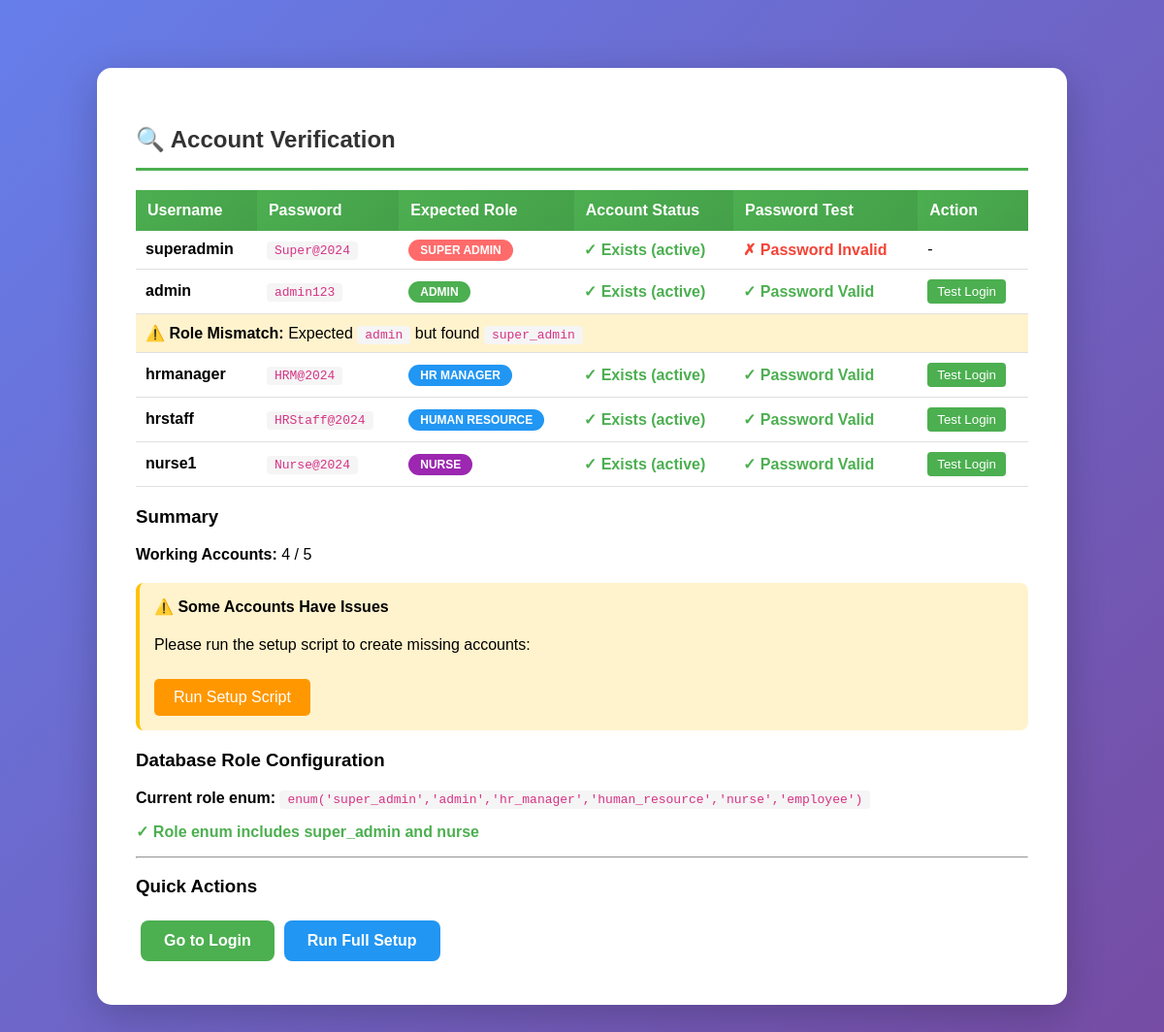
/verify-accounts.php, run on the app's committed database.
### tables this page shows
CREATE TABLE IF NOT EXISTS `users` (
  `id` int(11) NOT NULL AUTO_INCREMENT,
  `username` varchar(50) NOT NULL,
  `password` varchar(255) NOT NULL,
  `first_name` varchar(100) NOT NULL,
  `last_name` varchar(100) NOT NULL,
  `email` varchar(100) NOT NULL,
  `profile_photo` varchar(255) DEFAULT NULL,
  `role` enum('super_admin','admin','hr_manager','human_resource','nurse','employee') NOT NULL DEFAULT 'human_resource',
  `status` enum('active','inactive') NOT NULL DEFAULT 'active',
  `created_at` timestamp NOT NULL DEFAULT current_timestamp(),
  `updated_at` timestamp NOT NULL DEFAULT current_timestamp() ON UPDATE current_timestamp(),
  PRIMARY KEY (`id`),
  UNIQUE KEY `username` (`username`)
);

### verify-accounts.php (the view, shortened to what this page needs)
<?php
require_once 'config/database.php';
echo "<!DOCTYPE html><html><head><title>Verify Accounts</title>";
echo "<style>
    body { font-family: Arial, sans-serif; max-width: 1000px; margin: 50px auto; padding: 20px; background: linear-gradient(135deg, #667eea 0%, #764ba2 100%); }
    .container { background: white; padding: 40px; border-radius: 15px; box-shadow: 0 10px 40px rgba(0,0,0,0.2); }
    h2 { color: #333; border-bottom: 3px solid #4CAF50; padding-bottom: 15px; }
    table { width: 100%; border-collapse: collapse; margin: 20px 0; }
    th { background: linear-gradient(135deg, #4CAF50, #45a049); color: white; padding: 12px; text-align: left; }
    td { padding: 10px; border-bottom: 1px solid #e0e0e0; }
    tr:hover { background: #f5f9ff; }
    .success { color: #4CAF50; font-weight: bold; }
    .error { color: #f44336; font-weight: bold; }
    .badge { padding: 4px 12px; border-radius: 12px; font-size: 12px; font-weight: 600; color: white; }
    .badge-super { background: #ff6b6b; }
    .badge-admin { background: #4CAF50; }
    .badge-hr { background: #2196F3; }
    .badge-nurse { background: #9c27b0; }
    code { background: #f5f5f5; padding: 2px 8px; border-radius: 4px; font-family: monospace; color: #d63384; }
    .info { background: #e3f2fd; padding: 15px; border-radius: 8px; margin: 20px 0; border-left: 4px solid #2196F3; }
    .warning { background: #fff3cd; padding: 15px; border-radius: 8px; margin: 20px 0; border-left: 4px solid #ffc107; }
</style></head><body><div class='container'>";
echo "<h2>🔍 Account Verification</h2>";
$test_accounts = [
    ['username' => 'superadmin', 'password' => 'Super@2024', 'role' => 'super_admin', 'badge' => 'badge-super'],
    ['username' => 'admin', 'password' => 'admin123', 'role' => 'admin', 'badge' => 'badge-admin'],
    ['username' => 'hrmanager', 'password' => 'HRM@2024', 'role' => 'hr_manager', 'badge' => 'badge-hr'],
    ['username' => 'hrstaff', 'password' => 'HRStaff@2024', 'role' => 'human_resource', 'badge' => 'badge-hr'],
    ['username' => 'nurse1', 'password' => 'Nurse@2024', 'role' => 'nurse', 'badge' => 'badge-nurse']
];
echo "<table>";
echo "<tr>
        <th>Username</th>
        <th>Password</th>
        <th>Expected Role</th>
        <th>Account Status</th>
        <th>Password Test</th>
        <th>Action</th>
      </tr>";
$working_accounts = 0;
$total_accounts = count($test_accounts);
foreach ($test_accounts as $account) {
    echo "<tr>";
    echo "<td><strong>{$account['username']}</strong></td>";
    echo "<td><code>{$account['password']}</code></td>";
    echo "<td><span class='badge {$account['badge']}'>" . strtoupper(str_replace('_', ' ', $account['role'])) . "</span></td>";
    $query = "SELECT id, username, password, role, status FROM users WHERE username = ?";
    $stmt = mysqli_prepare($conn, $query);
    mysqli_stmt_bind_param($stmt, "s", $account['username']);
    mysqli_stmt_execute($stmt);
    $result = mysqli_stmt_get_result($stmt);
    if ($user = mysqli_fetch_assoc($result)) {
        $status_color = ($user['status'] === 'active') ? 'success' : 'error';
        echo "<td><span class='{$status_color}'>✓ Exists ({$user['status']})</span></td>";
        if (password_verify($account['password'], $user['password'])) {
            echo "<td><span class='success'>✓ Password Valid</span></td>";
            $working_accounts++;
            echo "<td>
                <form method='POST' action='login.php' style='margin:0;'>
                    <input type='hidden' name='username' value='{$account['username']}'>
                    <input type='hidden' name='password' value='{$account['password']}'>
                    <button type='submit' style='background:#4CAF50; color:white; border:none; padding:5px 10px; border-radius:4px; cursor:pointer;'>
                        Test Login
                    </button>
                </form>
            </td>";
        } else {
            echo "<td><span class='error'>✗ Password Invalid</span></td>";
            echo "<td>-</td>";
        }
        if ($user['role'] !== $account['role']) {
            echo "</tr><tr><td colspan='6' style='background:#fff3cd;'>
                ⚠️ <strong>Role Mismatch:</strong> Expected <code>{$account['role']}</code> but found <code>{$user['role']}</code>
            </td>";
        }
    } else {
        echo "<td><span class='error'>✗ Not Found</span></td>";
        echo "<td>-</td>";
        echo "<td><a href='run-all-setup.php' style='color:#2196F3;'>Create Account</a></td>";
    }
    echo "</tr>";
}
echo "</table>";
echo "<h3>Summary</h3>";
echo "<p><strong>Working Accounts:</strong> {$working_accounts} / {$total_accounts}</p>";
if ($working_accounts === $total_accounts) {
    echo "<div class='info'>
        <h4 style='margin-top:0;'>✅ All Accounts Working!</h4>
        <p>All {$total_accounts} accounts exist and passwords are valid. You can now login with any account.</p>
        <p><strong>Try logging in:</strong></p>
        <ul>
            <li>Username: <code>superadmin</code> | Password: <code>Super@2024</code></li>
            <li>Username: <code>nurse1</code> | Password: <code>Nurse@2024</code></li>
        </ul>
    </div>";
} else {
    echo "<div class='warning'>
        <h4 style='margin-top:0;'>⚠️ Some Accounts Have Issues</h4>
        <p>Please run the setup script to create missing accounts:</p>
        <a href='run-all-setup.php' style='display:inline-block; padding:10px 20px; background:#FF9800; color:white; text-decoration:none; border-radius:5px; margin-top:10px;'>
            Run Setup Script
        </a>
    </div>";
}
echo "<h3>Database Role Configuration</h3>";
$role_check = mysqli_query($conn, "SHOW COLUMNS FROM users LIKE 'role'");
$role_info = mysqli_fetch_assoc($role_check);
echo "<p><strong>Current role enum:</strong> <code>" . htmlspecialchars($role_info['Type']) . "</code></p>";
if (strpos($role_info['Type'], 'super_admin') !== false && strpos($role_info['Type'], 'nurse') !== false) {
    echo "<p class='success'>✓ Role enum includes super_admin and nurse</p>";
} else {
    echo "<p class='error'>✗ Role enum needs to be updated. <a href='setup-user-roles.php'>Run role setup</a></p>";
}
echo "<hr>";
echo "<h3>Quick Actions</h3>";
echo "<div>";
echo "<a href='login.php' style='display:inline-block; padding:12px 24px; background:#4CAF50; color:white; text-decoration:none; border-radius:8px; margin:5px; font-weight:600;'>
    Go to Login
</a>";
echo "<a href='run-all-setup.php' style='display:inline-block; padding:12px 24px; background:#2196F3; color:white; text-decoration:none; border-radius:8px; margin:5px; font-weight:600;'>
    Run Full Setup
</a>";
echo "</div>";
echo "</div></body></html>";
?>

### verify-accounts.php (style rules this page uses)
body { font-family: Arial, sans-serif; max-width: 1000px; margin: 50px auto; padding: 20px; background: linear-gradient(135deg, #667eea 0%, #764ba2 100%); }
.container { background: white; padding: 40px; border-radius: 15px; box-shadow: 0 10px 40px rgba(0,0,0,0.2); }
h2 { color: #333; border-bottom: 3px solid #4CAF50; padding-bottom: 15px; }
table { width: 100%; border-collapse: collapse; margin: 20px 0; }
th { background: linear-gradient(135deg, #4CAF50, #45a049); color: white; padding: 12px; text-align: left; }
td { padding: 10px; border-bottom: 1px solid #e0e0e0; }
.success { color: #4CAF50; font-weight: bold; }
.error { color: #f44336; font-weight: bold; }
.badge { padding: 4px 12px; border-radius: 12px; font-size: 12px; font-weight: 600; color: white; }
.badge-super { background: #ff6b6b; }
.badge-admin { background: #4CAF50; }
.badge-hr { background: #2196F3; }
.badge-nurse { background: #9c27b0; }
code { background: #f5f5f5; padding: 2px 8px; border-radius: 4px; font-family: monospace; color: #d63384; }
.warning { background: #fff3cd; padding: 15px; border-radius: 8px; margin: 20px 0; border-left: 4px solid #ffc107; }

### data on the page
users: status "active"
users: username "admin", password "admin123", role "ADMIN", status "active", role "super_admin"
users: status "active"
users: status "active"
users: status "active"

### other printed values
$account['username'] "superadmin"
$account['password'] "Super@2024"
str_replace('_', ' ', $account['role']) "SUPER ADMIN"
$account['username'] "hrmanager"
$account['password'] "HRM@2024"
str_replace('_', ' ', $account['role']) "HR MANAGER"
$account['username'] "hrstaff"
$account['password'] "HRStaff@2024"
str_replace('_', ' ', $account['role']) "HUMAN RESOURCE"
$account['username'] "nurse1"
$account['password'] "Nurse@2024"
str_replace('_', ' ', $account['role']) "NURSE"
$working_accounts "4"
$total_accounts "5"
$role_info['Type'] "enum('super_admin','admin','hr_manager','human_resource','nurse','employee')"
